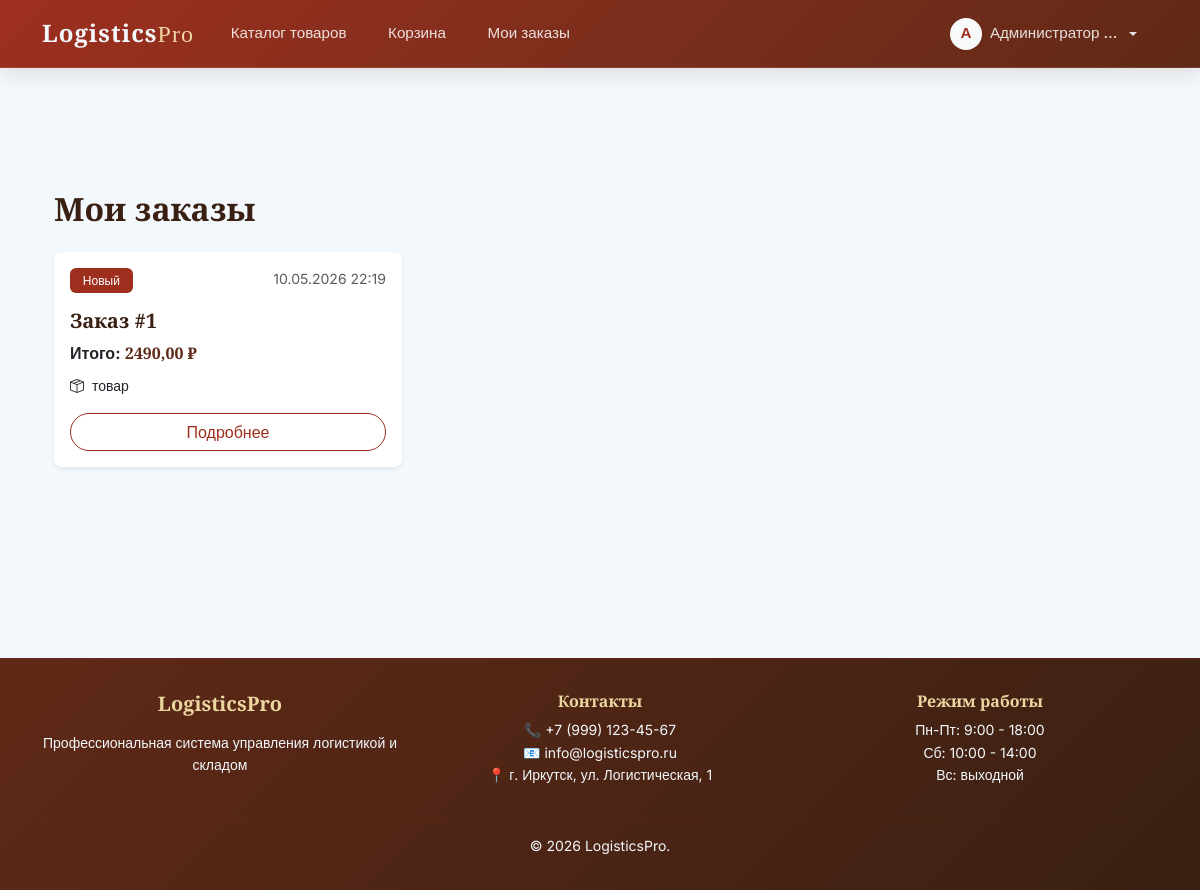
Page /orders/ (signed in) on the committed database.
### core/models.py (models this page shows, shortened)
class User(AbstractUser):
    username = None
    email = models.EmailField(unique=True)
    phone = models.CharField(max_length=32, blank=True, null=True)
    address = models.CharField(max_length=500, blank=True, null=True)
    is_admin = models.BooleanField(default=False)
    is_blocked = models.BooleanField(default=False)
    remember_token = models.CharField(max_length=100, blank=True, null=True)
    USERNAME_FIELD = 'email'
    REQUIRED_FIELDS = ['first_name', 'last_name']

class Order(models.Model):
    STATUS_CHOICES = [
        ('new', 'Новый'),
        ('processing', 'В обработке'),
        ('shipped', 'Отправлен'),
        ('delivered', 'Доставлен'),
        ('cancelled', 'Отменён'),
    ]
    user = models.ForeignKey(User, on_delete=models.CASCADE, related_name='orders')
    status = models.CharField(max_length=32, choices=STATUS_CHOICES, default='new')
    total = models.DecimalField(max_digits=12, decimal_places=2, default=0.00)
    customer_name = models.CharField(max_length=255)
    phone = models.CharField(max_length=32)
    email = models.EmailField()
    address = models.CharField(max_length=500)
    notes = models.TextField(blank=True, null=True)
    created_at = models.DateTimeField(auto_now_add=True)
    updated_at = models.DateTimeField(auto_now=True)

### core/views.py (the view)
# urls.py: path('orders/', views.orders_list, name='orders_list'),
@login_required
def orders_list(request):
    orders = Order.objects.filter(user=request.user).order_by('-created_at')
    return render(request, 'core/orders_list.html', {'orders': orders})

### templates/core/orders_list.html (shortened to what this page needs)
{% extends 'core/base.html' %}
{% load static %}
{% block content %}
<div class="container py-5">
    <h2 class="mb-4 fw-bold">Мои заказы</h2>
    {% if orders %}
    <div class="row g-4">
        {% for order in orders %}
        <div class="col-md-6 col-lg-4">
            <div class="card h-100 shadow-sm border-0 rounded-3">
                <div class="card-body">
                    <div class="d-flex justify-content-between align-items-start mb-3">
                        <span class="badge {% if order.status == 'new' %}bg-primary{% elif order.status == 'processing' %}bg-warning{% elif order.status == 'shipped' %}bg-info{% elif order.status == 'delivered' %}bg-success{% else %}bg-danger{% endif %}">
                            {% if order.status == 'new' %}Новый{% elif order.status == 'processing' %}В обработке{% elif order.status == 'shipped' %}Отправлен{% elif order.status == 'delivered' %}Доставлен{% else %}Отменён{% endif %}
                        </span>
                        <small class="text-muted">{{ order.created_at|date:"d.m.Y H:i" }}</small>
                    </div>
                    <h5 class="card-title fw-bold">Заказ #{{ order.id }}</h5>
                    <p class="card-text mb-2">
                        <strong>Итого:</strong> <span class="text-success">{{ order.total }} ₽</span>
                    </p>
                    <p class="card-text mb-3 small">
                        <i class="bi bi-box-seam me-1"></i>
                        {{ order.orderitem_set.count }} товар{{ order.orderitem_set.count|pluralize:"а,ы,ов" }}
                    </p>
                    <a href="{% url 'order_detail' order.id %}" class="btn btn-outline-primary w-100 rounded-pill">
                        Подробнее
                    </a>
                </div>
            </div>
        </div>
        {% endfor %}
    </div>
    {% endif %}
</div>
{% endblock %}

### templates/core/base.html (shortened to what this page needs)
<!DOCTYPE html>
<html lang="ru">
<head>
    <link href="https://cdn.jsdelivr.net/npm/bootstrap@5.3.0/dist/css/bootstrap.min.css" rel="stylesheet">
    <link rel="stylesheet" href="https://cdn.jsdelivr.net/npm/bootstrap-icons@1.10.0/font/bootstrap-icons.css">
    {% load static %}
    <link rel="stylesheet" href="{% static 'css/style.css' %}">
</head>
<body>
    <nav class="navbar navbar-expand-lg navbar-dark fixed-top">
        <div class="container">
            <a class="navbar-brand" href="{% url 'catalog' %}">
                Logistics<span>Pro</span>
            </a>
            <div class="collapse navbar-collapse" id="navbarNav">
                <ul class="navbar-nav me-auto">
                    <li class="nav-item">
                        <a class="nav-link" href="{% url 'catalog' %}">Каталог товаров</a>
                    </li>
                    {% if user.is_authenticated %}
                    <li class="nav-item">
                        <a class="nav-link" href="{% url 'cart' %}">
                            Корзина
                        </a>
                    </li>
                    <li class="nav-item">
                        <a class="nav-link" href="{% url 'orders_list' %}">Мои заказы</a>
                    </li>
                    {% endif %}
                </ul>
                <ul class="navbar-nav">
                    {% if user.is_authenticated %}
                        <li class="nav-item dropdown">
                            <div class="dropdown">
                                <a class="nav-link dropdown-toggle d-flex align-items-center gap-2" href="#" role="button" data-bs-toggle="dropdown">
                                    {% if request.user.profile.avatar %}
                                        <img src="{{ request.user.profile.avatar.url }}" class="rounded-circle" style="width: 32px; height: 32px; object-fit: cover;">
                                    {% else %}
                                        <span class="bg-light text-primary rounded-circle d-inline-flex align-items-center justify-content-center" style="width: 32px; height: 32px; font-weight: bold;">
                {% if request.user.first_name %}
                    {{ request.user.first_name|first|upper }}
                {% elif request.user.email %}
                    {{ request.user.email|first|upper }}
                {% else %}
                    ?
                {% endif %}
            </span>
        {% endif %}
        <span class="d-none d-md-inline">
            {{ request.user.get_full_name|default:request.user.email|truncatechars:15 }}
        </span>
                                </a>
                            </div>
                        </li>
                    {% endif %}
                </ul>
            </div>
        </div>
    </nav>
    <main class="container mt-5 pt-4">
        {% block content %}
        {% endblock %}
    </main>
    <footer class="mt-auto">
        <div class="container text-center">
            <div class="row">
                <div class="col-md-4 mb-3">
                    <h5 class="mb-3" style="font-family: 'Playfair Display', serif; color: var(--color-2);">
                        LogisticsPro
                    </h5>
                    <p class="small mb-0">Профессиональная система управления логистикой и складом</p>
                </div>
                <div class="col-md-4 mb-3">
                    <h6 class="mb-2" style="color: var(--color-2);">Контакты</h6>
                    <p class="small mb-0">📞 +7 (999) 123-45-67<br>
                    📧 info@logisticspro.ru<br>
                    📍 г. Иркутск, ул. Логистическая, 1</p>
                </div>
                <div class="col-md-4 mb-3">
                    <h6 class="mb-2" style="color: var(--color-2);">Режим работы</h6>
                    <p class="small mb-0">Пн-Пт: 9:00 - 18:00<br>
                    Сб: 10:00 - 14:00<br>
                    Вс: выходной</p>
                </div>
            </div>
            <hr style="border-color: var(--border-color);">
            <p class="mb-0 small">
                &copy; 2026 LogisticsPro.
            </p>
        </div>
    </footer>
</body>
</html>

### static/css/style.css (style rules this page uses)
:root { --color-1: #9E2F1F; --color-2: #ECD7A1; --color-3: #602917; --color-4: #F3F8FC; --color-5: #392012; --banner-bg: #f3f8fcee; --banner-text: #392012; --banner-border: rgba(158, 47, 31, 0.3); --main-bg: #f3f8fc; --header-bg: linear-gradient(135deg, #9e2f1f 0%, #7e2e1c 50%, #602917 100%); --header-border: rgba(158, 47, 31, 0.3); --header-badge-bg: rgba(243, 248, 252, 0.3); --header-badge-text: #392012; --header-title-text: #f3f8fc; --header-desc-text: #f3f8fc; --primary-bg: #9e2f1f; --primary-hover: #7e2e1c; --secondary-bg: #ecd7a1; --secondary-hover: #d4c08a; --text-dark: #392012; --text-medium: #602917; --bg-light: #f3f8fc; --border-color: rgba(158, 47, 31, 0.2); --success-bg: #28a745; --warning-bg: #ffc107; --error-bg: #dc3545; }
body { font-family: 'Inter', sans-serif; background-color: var(--main-bg); color: var(--text-dark); line-height: 1.6; }
h1, h2, h3, h4, h5, h6, .navbar-brand { font-family: 'Playfair Display', serif; font-weight: 600; }
.navbar { background: var(--header-bg) !important; border-bottom: 1px solid rgba(255,255,255,0.1); box-shadow: 0 4px 20px rgba(96, 41, 23, 0.15); padding: 0.6rem 0; min-height: 60px; }
.navbar-brand { font-size: 1.5rem; font-weight: 700; color: var(--header-title-text) !important; letter-spacing: 1px; padding: 0; }
.navbar-brand span { color: var(--color-2); font-weight: 400; }
body { padding-top: 70px; }
.nav-link { color: rgba(255,255,255,0.85) !important; font-weight: 500; font-size: 0.95rem; margin: 0 0.8rem; padding: 0.5rem 0; transition: color 0.3s ease; }
.card { border: 1px solid var(--border-color); border-radius: 12px; box-shadow: 0 4px 15px rgba(158, 47, 31, 0.1); transition: all 0.3s ease; background: white; }
.card-title { color: var(--text-dark); font-family: 'Playfair Display', serif; font-weight: 600; }
.btn-outline-primary { color: var(--primary-bg); border-color: var(--primary-bg); }
.badge { font-weight: 500; padding: 0.4rem 0.8rem; border-radius: 6px; }
.badge.bg-primary { background-color: var(--primary-bg) !important; }
footer { background: linear-gradient(135deg, var(--color-3), var(--color-5)); color: var(--header-title-text); border-top: 2px solid var(--border-color); padding: 2rem 0; margin-top: 4rem; }
.card { animation: fadeIn 0.6s ease-out; }
.card { border: 1px solid var(--border-color); border-radius: 10px; box-shadow: 0 2px 10px rgba(96, 41, 23, 0.05); margin-bottom: 1.5rem; overflow: hidden; }
.text-primary { color: var(--color-1) !important; }
.text-success { color: var(--color-3) !important; font-family: 'Playfair Display', serif; font-weight: 700; }
.card { height: 100%; display: flex; flex-direction: column; }
.card-body { flex-grow: 1; display: flex; flex-direction: column; }
.card-body { padding: 1rem; }
.badge { font-weight: 500; }
.card-body .badge { animation: fadeIn 0.2s ease-out; }
main.container { min-height: calc(100vh - 260px); }
.profile-page .card, .card:not(.product-card):not(.sidebar-card) { height: auto !important; min-height: unset !important; max-height: none !important; }
.card:not(.product-card) .card-body { flex-grow: 0 !important; display: block !important; }

### rows in the picture
User: user.first_name|first "А", user.get_full_name "Администратор …"
Order: status "Новый", created_at "10.05.2026 22:19", id "1", total "2490,00"
